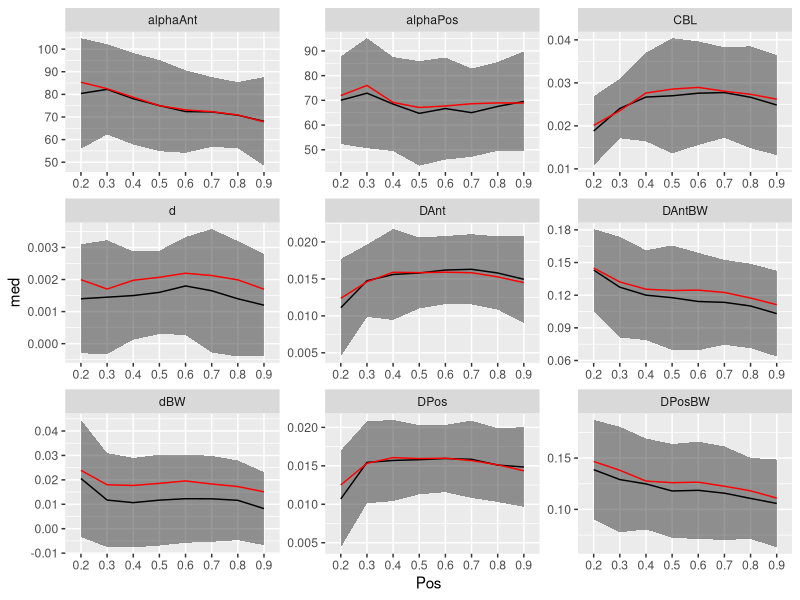
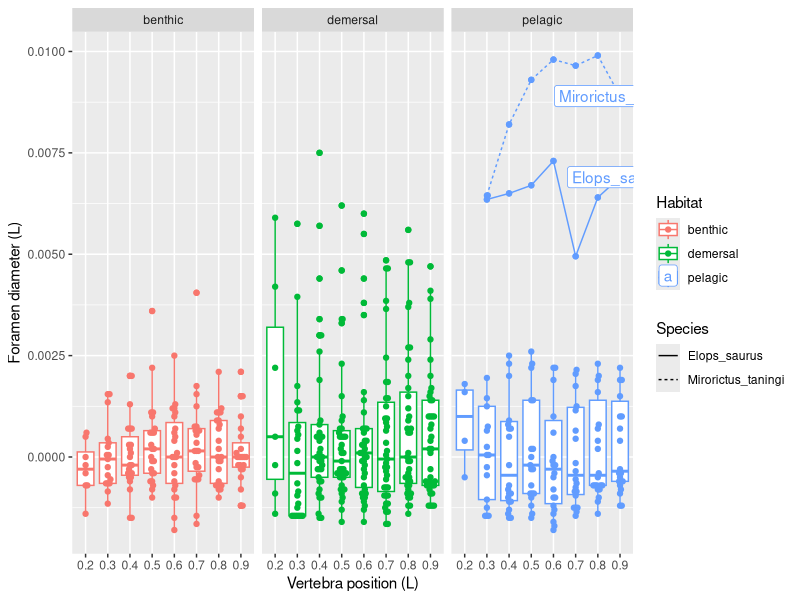
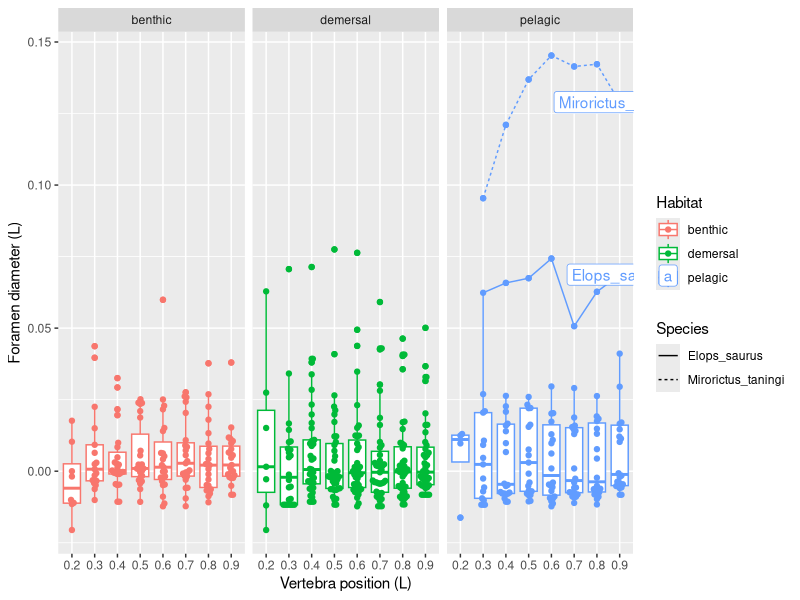
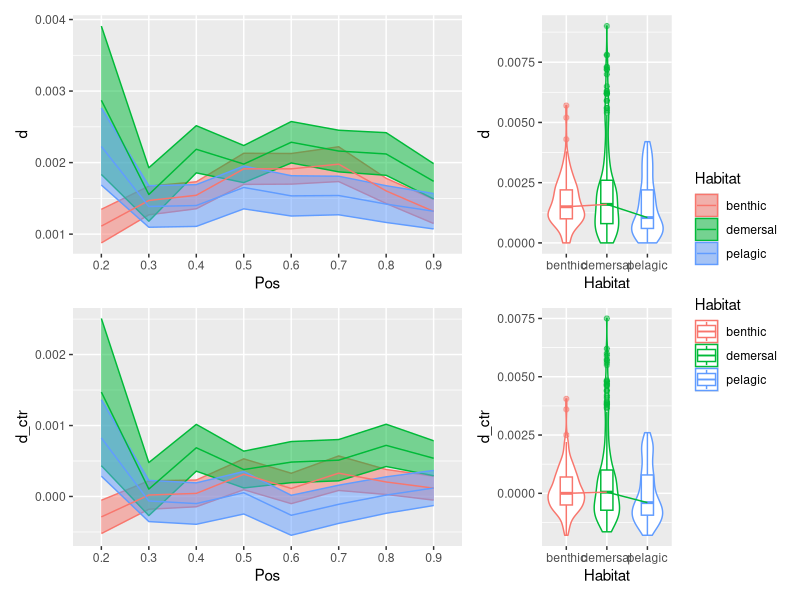
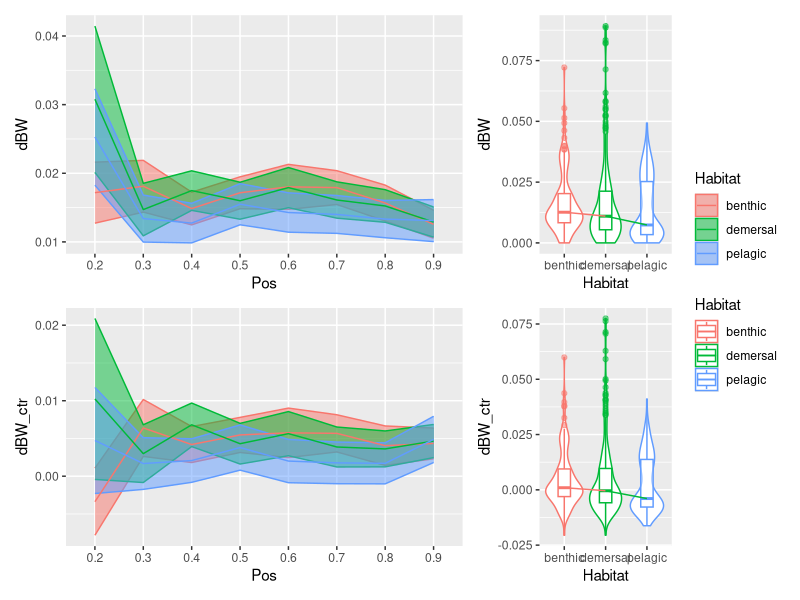
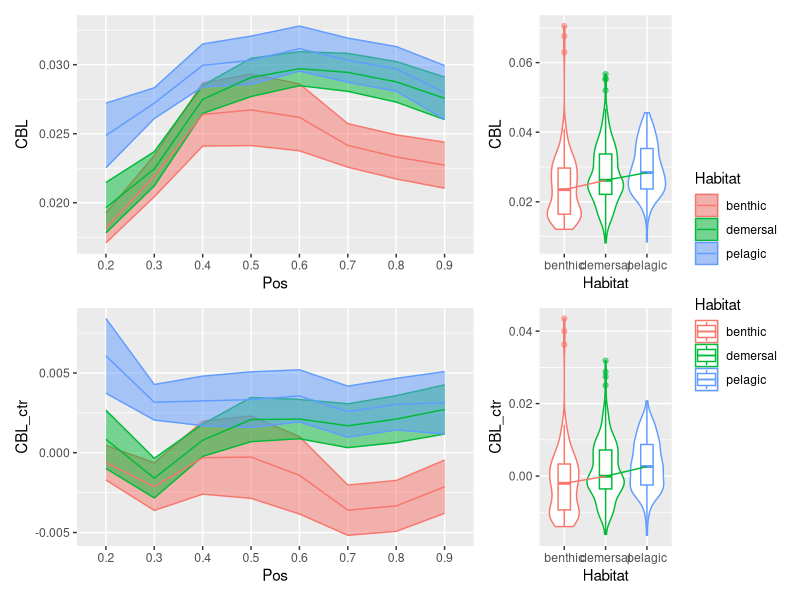
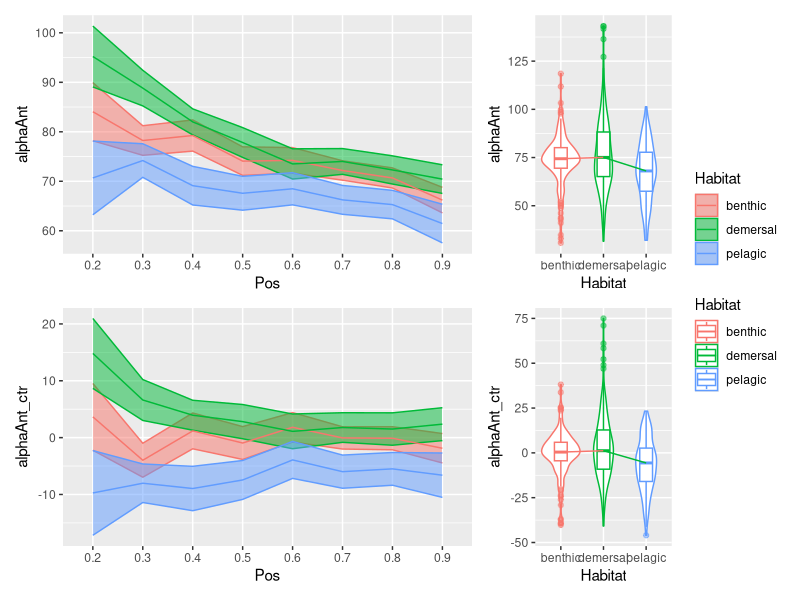
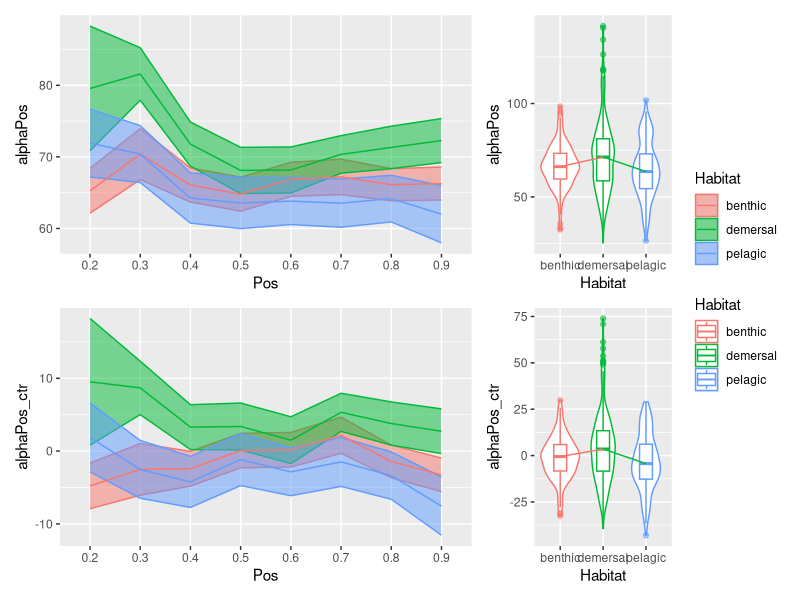

Reproduce these figures in R, in order. (Note: this script raises an error after producing the figures.)
## ---- chunk 1
library(tidyverse)
library(emmeans)
library(ggbeeswarm)
library(patchwork)
library(here)
## ---- chunk 2
vertdata <- read_csv(here("MasterVert_Measurements_Matched.csv")) %>%
  separate(MatchSpecies, into=c("MatchGenus", "MatchSpecies"), sep="_") %>%
  relocate(MatchGenus, MatchSpecies, .after=Species) %>%
  rename(alphaPos = alpha_Pos,
         alphaAnt = alpha_Ant,
         DPos = D_Pos,
         DAnt = D_Ant,
         BodyShape = `Body Shape`,
         dBW = d_BW,
         DAntBW = D_Ant_BW,
         DPosBW = D_Pos_BW,
         fineness = `SL/Max_BW`)

head(vertdata)
## ---- chunk 3
vertdata <-
  vertdata %>%
  mutate(Pos = Pos/100,
         Pos = factor(Pos))
## ---- chunk 4
vertdata_bypos <-
  vertdata %>%
  group_by(Pos) %>%
  summarize(across(c(d, CBL, alphaAnt, alphaPos, DAnt, DPos, dBW, DPosBW, DAntBW), 
                   list(mn = ~ mean(.x, na.rm = TRUE),
                        med = ~ median(.x, na.rm = TRUE),
                        iqr = ~ IQR(.x, na.rm = TRUE),
                        sd = ~ sd(.x, na.rm = TRUE))))
## ---- chunk 5
vertdata_bypos %>%
  pivot_longer(!Pos, names_to=c("var", ".value"),
               names_pattern = "(.*)_(.*)") %>%
  arrange(var, Pos) %>%
  ggplot(aes(x = Pos, y = med, group = 1)) +
  geom_ribbon(aes(ymin = med-iqr, ymax = med+iqr), alpha = 0.5) +
  geom_line() +
  geom_line(aes(y = mn), color="red") +
  facet_wrap(~ var, scales = "free")
## ---- chunk 6
vertdata <-
  vertdata %>%
  group_by(Pos) %>%
  mutate(across(c(d, CBL, alphaAnt, alphaPos, DAnt, DPos, dBW, DAntBW, DPosBW), 
                   list(ctr = ~.x - median(.x, na.rm = TRUE))))
## ---- chunk 7
write_csv(vertdata, "vertdata_centered.csv")
## ---- chunk 8
vertdata %>%
  ggplot(aes(x = Pos, y = d_ctr, color=Habitat)) +
  geom_boxplot() +
  geom_beeswarm() +
  geom_line(data = filter(vertdata, d > 0.006 & Habitat == "pelagic"),
            aes(group=Species, linetype=Species)) +
  geom_label(data = filter(vertdata, d > 0.006 & Pos == 0.9 & Habitat == "pelagic"),
             aes(label = Species)) +
  facet_grid(. ~ Habitat) +
  labs(x = "Vertebra position (L)",
       y = "Foramen diameter (L)")
## ---- chunk 9
vertdata %>%
  ggplot(aes(x = Pos, y = dBW_ctr, color=Habitat)) +
  geom_boxplot() +
  geom_beeswarm() +
  geom_line(data = filter(vertdata, dBW_ctr > 0.05 & Habitat == "pelagic"),
             aes(group=Species, linetype=Species)) +
  geom_label(data = filter(vertdata, dBW_ctr > 0.05 & Pos == 0.9 & Habitat == "pelagic"),
              aes(label = Species)) +
  facet_grid(. ~ Habitat) +
  labs(x = "Vertebra position (L)",
       y = "Foramen diameter (L)")
## ---- chunk 10
vertdata2 <-
  vertdata %>%
  filter((Species != "Elops_saurus") &
           Species != "Mirorictus_taningi")
## ---- chunk 11
plot_position_habitat_distribution <- function(df, var, var_ctr) 
{
  var <- enquo(var)
  var_ctr <- enquo(var_ctr)
  
  p1 <-
    df %>%
    filter(!is.na(!!var)) %>%
    ggplot(aes(x = Pos, y = !!var, color=Habitat, fill=Habitat, group=Habitat)) +
    stat_summary(fun.data = "mean_se", geom="ribbon", alpha=0.5) +
    stat_summary(fun = "mean", geom="line")
  
  p2 <-
    df %>%
    filter(!is.na(!!var)) %>%
    ggplot(aes(x = Habitat, y = !!var, color=Habitat)) +
    geom_violin() +
    geom_boxplot(width=0.3, alpha=0.5) +
    stat_summary(aes(group = 1), fun = "median", geom = "line")
  
  p3 <-
    df %>%
    filter(!is.na(!!var_ctr)) %>%
    ggplot(aes(x = Pos, y = !!var_ctr, color=Habitat, fill=Habitat, group=Habitat)) +
    stat_summary(fun.data = "mean_se", geom="ribbon", alpha=0.5) +
    stat_summary(fun = "mean", geom="line")
  
  p4 <-
    df %>%
    filter(!is.na(!!var_ctr)) %>%
    ggplot(aes(x = Habitat, y = !!var_ctr, color=Habitat)) +
    geom_violin() +
    geom_boxplot(width=0.3, alpha=0.5) +
    stat_summary(aes(group = 1), fun = "median", geom = "line")
  
  p1 + p2 + p3 + p4 + plot_layout(widths = c(3,1), guides = 'collect')  
}
## ---- chunk 12
plot_position_habitat_distribution(vertdata2, d, d_ctr)
## ---- chunk 13
plot_position_habitat_distribution(vertdata2, dBW, dBW_ctr)
## ---- chunk 14
plot_position_habitat_distribution(vertdata2, CBL, CBL_ctr)
## ---- chunk 15
plot_position_habitat_distribution(vertdata2, alphaAnt, alphaAnt_ctr)
## ---- chunk 16
plot_position_habitat_distribution(vertdata2, alphaPos, alphaPos_ctr)
## ---- chunk 17
plot_position_habitat_distribution(vertdata2, DAnt, DAnt_ctr)
## ---- chunk 18
vertdata_sp <-
  vertdata2 %>%
  filter(Pos != 0.2 & Pos != 0.3) %>%
  group_by(Species, Indiv, Habitat, MatchSpecies, MatchGenus) %>%
  summarize(across(c(CBL, d, alphaAnt, alphaPos, DAnt, DPos, 
                     dBW, DAntBW, DPosBW,
                     CBL_ctr, d_ctr, alphaAnt_ctr, alphaPos_ctr, DAnt_ctr, DPos_ctr, 
                     dBW_ctr, DAntBW_ctr, DPosBW_ctr),
                   list(med = ~ median(.x, na.rm = TRUE),
                        max = ~ max(.x, na.rm = TRUE)))) %>%
  ungroup()
## ---- chunk 19
vertdata_sp <-
  vertdata2 %>%
  filter(Pos == 0.8) %>%
  group_by(Species, Indiv, Habitat, MatchSpecies, MatchGenus) %>%
  summarize(across(c(CBL, d, alphaAnt, alphaPos, DAnt, DPos,
                     CBL_ctr, d_ctr, alphaAnt_ctr, alphaPos_ctr, DAnt_ctr, DPos_ctr),
                   list(`80` = ~ mean(.x, na.rm = TRUE)))) %>%
  ungroup() %>%
  right_join(vertdata_sp, by = c("Species", "Indiv", "Habitat", 
                                 "MatchSpecies", "MatchGenus")) %>%
  distinct(Species, .keep_all = TRUE)
## ---- chunk 20
head(vertdata_sp)
## ---- chunk 21
vertdata_sp %>%
  select(ends_with("max") | Habitat | Species) %>%
  pivot_longer(contains("ctr_max"),
               names_to = "var", values_to = "value") %>%
  ggplot(aes(x = Habitat, y = value, color = Habitat)) +
  geom_violin() +
  geom_boxplot(width=0.3, alpha=0.5) +
  stat_summary(aes(group = 1), fun = "median", geom = "line") +
  facet_wrap(~ var, scales = "free")
## ---- chunk 22
vertdata_sp %>%
  select((ends_with("max") & !contains("ctr")) | Habitat | Species) %>%
  pivot_longer(ends_with("max"), 
               names_to = "var", values_to = "value") %>%
  ggplot(aes(x = Habitat, y = value, color = Habitat)) +
  geom_violin() +
  geom_boxplot(width=0.3, alpha=0.5) +
  stat_summary(aes(group = 1), fun = "median", geom = "line") +
  facet_wrap(~ var, scales = "free")
## ---- chunk 23
get_coefs <- function(model) {
  c <- data.frame(coef(model)) %>%
    rownames_to_column("term") %>%
    mutate(term = case_when(term == "(Intercept)"  ~  "int",
                            term == "Pos"  ~  "slope",
                            term == "I(Pos^2)"  ~  "quad")) %>%
    rename(coef = coef.model.) %>%
    pivot_wider(names_from = term, values_from = coef)
  if (model$rank > 1) {
    emm <- as.data.frame(emmeans(model, specs = ~Pos, at = list(Pos = 0.8)))
  } else {
    emm <- as.data.frame(emmeans(model, specs = ~1))
  }
  c$mid = emm$emmean
  c
}
## ---- chunk 24
vertdata_lm <-
  vertdata %>%
  select(Species, Indiv, Pos, Habitat, d, CBL, alphaPos, alphaAnt, DPos, DAnt,
         dBW, DAntBW, DPosBW) %>%
  mutate(Pos = as.numeric(as.character(Pos))) %>%
  pivot_longer(c(d, CBL, alphaPos, alphaAnt, DPos, DAnt, dBW, DAntBW, DPosBW), 
               names_to = "var", values_to = "value")
## ---- chunk 25
vertdata_lm <-
  vertdata_lm %>%
  group_by(Species, Habitat, var) %>%
  nest() %>%
  mutate(model0 = purrr::map(data, ~lm(value ~ 1, data = .x)),
         model1 = purrr::map(data, ~lm(value ~ Pos, data = .x)),
         model2 = purrr::map(data, ~lm(value ~ Pos + I(Pos^2), data = .x)))
## ---- chunk 26
vertdata_lm <- 
  vertdata_lm %>%
  select(-data) %>%
  pivot_longer(contains("model"), names_to = "order", values_to = "model") %>%
  mutate(order = str_extract(order, '[0-9]')) %>%
  group_by(Species, Indiv, Habitat, var) %>%
  mutate(fit = purrr::map(model, broom::glance)) %>%
  unnest(fit) %>%
  select(Species:model, AIC)

head(vertdata_lm)
## ---- chunk 27
vertdata_lm <-
  vertdata_lm %>%
  group_by(Species, Indiv, Habitat, var) %>%
  filter(AIC == min(AIC)) %>%
  mutate(coefs = purrr::map(model, get_coefs)) %>%
  unnest(coefs)
## ---- chunk 28
vertdata_lm <-
  distinct(vertdata_lm, Species, Indiv, Habitat, var, .keep_all = TRUE)
## ---- chunk 29
vertdata_lm <-
  vertdata_lm %>%
  select(Species, Indiv, Habitat, var, order, mid, slope, quad) %>%
  pivot_wider(names_from = "var", names_glue = "{var}_{.value}",
              values_from = c(mid, slope, quad, order))
## ---- chunk 30
head(vertdata_lm)
## ---- chunk 31
vertdata_summary <-
  left_join(vertdata_sp, vertdata_lm, by=c("Species", "Indiv", "Habitat"))
## ---- chunk 32
write_csv(vertdata_summary, "vertdata_summary.csv")
